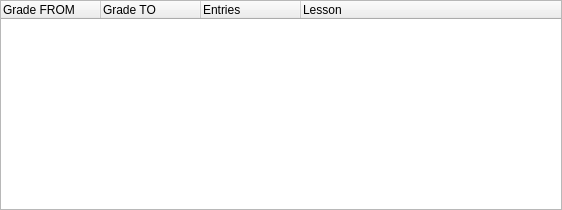
<ui version="4.0" >
 <author>Peter Hedlund &lt;peter.hedlund@kdemail.net></author>
 <class>StatisticsPageForm</class>
 <widget class="QWidget" name="StatisticsPageForm" >
  <property name="geometry" >
   <rect>
    <x>0</x>
    <y>0</y>
    <width>562</width>
    <height>210</height>
   </rect>
  </property>
  <property name="windowTitle" >
   <string>-</string>
  </property>
  <layout class="QGridLayout" >
   <property name="margin" >
    <number>0</number>
   </property>
   <property name="spacing" >
    <number>6</number>
   </property>
   <item row="0" column="0" >
    <widget class="QTreeWidget" name="StatListView" >
     <property name="selectionMode" >
      <enum>QAbstractItemView::NoSelection</enum>
     </property>
     <property name="rootIsDecorated" >
      <bool>false</bool>
     </property>
     <property name="uniformRowHeights" >
      <bool>true</bool>
     </property>
     <property name="itemsExpandable" >
      <bool>false</bool>
     </property>
     <property name="columnCount" >
      <number>4</number>
     </property>
     <column>
      <property name="text" >
       <string>Grade FROM</string>
      </property>
     </column>
     <column>
      <property name="text" >
       <string>Grade TO</string>
      </property>
     </column>
     <column>
      <property name="text" >
       <string>Entries</string>
      </property>
     </column>
     <column>
      <property name="text" >
       <string>Lesson</string>
      </property>
     </column>
    </widget>
   </item>
  </layout>
 </widget>
 <layoutdefault spacing="6" margin="11" />
 <resources/>
 <connections/>
</ui>
